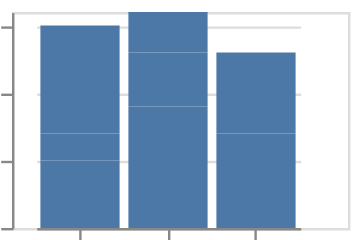

The Vega-Lite source for this figure:
### Vega-Lite specification from a JSON file in a GitHub repository (floating-point values rounded to 4 significant figures)
{"$schema": "https://vega.github.io/schema/vega-lite/v6.json", "padding": 5, "autosize": "none", "data": {"name": "table", "values": [{"c": "A", "g": "p", "x": 1, "y": 2, "v": 5, "t": "2024-01-15", "o": {"v": 3}, "IMDB Rating": 6.1, "d": "x1"}, {"c": "B", "g": "q", "x": 2, "y": 4, "v": 9, "t": "2024-02-20", "o": {"v": 7}, "IMDB Rating": 7.4, "d": "x2"}, {"c": "A", "g": "q", "x": 3, "y": 3, "v": 2, "t": "2024-03-05", "o": {"v": 1}, "IMDB Rating": 5.2, "d": "x1"}, {"c": "C", "g": "p", "x": 4, "y": 6, "v": 7, "t": "2024-05-30", "o": {"v": 4}, "IMDB Rating": 8.8, "d": "x3"}, {"c": "B", "g": "p", "x": 5, "y": 5, "v": 4, "t": "2024-07-11", "o": {"v": 9}, "IMDB Rating": 6.9, "d": "x2"}, {"c": "C", "g": "q", "x": 6, "y": 8, "v": 6, "t": "2024-09-02", "o": {"v": 2}, "IMDB Rating": 7.7, "d": "x3"}, {"c": "A", "g": "p", "x": 7, "y": 7, "v": 8, "t": "2024-11-25", "o": {"v": 5}, "IMDB Rating": 4.4, "d": "x1"}, {"c": "B", "g": "q", "x": 8, "y": 9, "v": 3, "t": "2024-12-31", "o": {"v": 8}, "IMDB Rating": 9.1, "d": "x2"}]}, "width": 140, "height": 90, "mark": "bar", "encoding": {"x": {"field": "c", "type": "nominal", "scale": {"rangeMin": 10, "rangeMax": 120}}, "y": {"field": "v", "type": "quantitative"}}}
